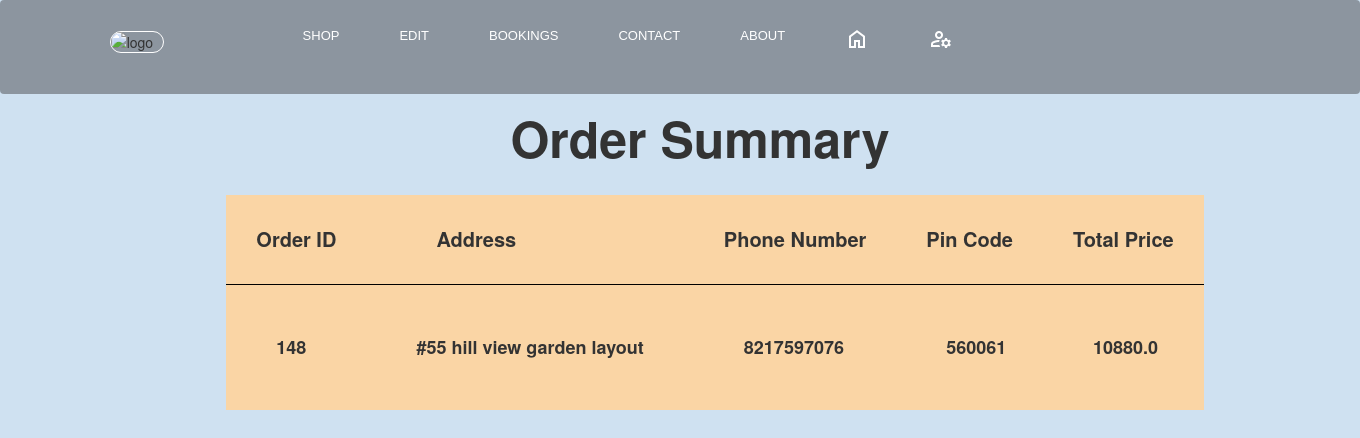
Page /ordersummary (signed in) on the committed database.
### myapp/models.py (models this page shows)
class orders(models.Model):
    orderid = models.AutoField(primary_key=True)
    username = models.CharField(max_length=50)
    address = models.CharField(max_length=50)
    primary_phone_no = models.CharField(max_length=50)
    secondary_phone_no = models.CharField(max_length=50)
    pincode = models.CharField(max_length=50)
    total_price = models.CharField(max_length=50)

### myapp/views.py (the view)
# urls.py: path('ordersummary',views.orderSummary,name="Order Summary"),
def orderSummary(request):
    context = {}
    user = request.user.username
    orders_info = orders.objects.filter(username=user)
    context['data'] = orders_info
    return render(request, "myapp/order_summery.html", context)

### myapp/templates/myapp/order_summery.html (shortened to what this page needs)
<!DOCTYPE html>
<html lang="en">
<head>
        <link rel="stylesheet" href="https://maxcdn.bootstrapcdn.com/bootstrap/3.4.1/css/bootstrap.min.css">
        {% load static%}
        <link rel="stylesheet" href="{%static 'myorders.css'%}">
    </head>
    <body>
        <nav class="navbar">
            <ul class="nav-list">
                <div class="logo"><img src="{% static 'logo.jpg' %}" alt="logo"></div>
                <li><a href="">SHOP</a></li>
                <li><a href="/edit">EDIT</a></li>
                <li><a href="/booking">BOOKINGS</a></li>
                <li><a href='/contact'>CONTACT</a></li>
                <li><a href="/aboutus">ABOUT</a></li>
                <li><a href="/home"><span class="material-symbols-outlined">
                    </span>
                </a></li>
                <li><a href="/profile"><span class="material-symbols-outlined">
                    </span></a></li>
            </ul>
        </nav>
        <section class = "bk">
                <div>
                <center><h2 style="font-size:50px;font-weight:bold;padding:20px">Order Summary</h2></center>
                <center>
                <table class="tb">
                        <thead>
                            <tr>
                                <th>Order ID</th>
                                <th style="padding-left:70px">Address</th>
                                <th>Phone Number</th>
                                <th>Pin Code</th>
                                <th>Total Price</th>
                            </tr>
                        </thead>
                        <tbody>
                            {% for order in data %}
                            <tr>
                                <td>{{order.orderid}}</td>
                                <td  style="max-width:400px;">{{order.address}}</td>
                                <td>{{order.primary_phone_no}}</td>
                                <td>{{order.pincode}}</td>
                                <td>{{order.total_price}}</td>
                            </tr>
                            {% endfor %}
                        </tbody>
                    </table>
                </center>
            </div>
        </section
    </body>
</html>

### myapp/static/myorders.css (style rules this page uses)
* { margin:0; padding:0; }
body { background-color:rgba(53, 130, 197, 0.234); }
.logo { width:20%; display:flex; justify-content:center; align-items:center; }
.logo img { width: 20%; border: 1px solid white; border-radius: 40px; }
.navbar { display:flex; background: none; position: sticky; top: 0; cursor: pointer; background:rgba(39, 37, 37, 0.4); }
.nav-list { width:100%; display:flex; float: right; background: transparent; }
.nav-list li { list-style:none; padding: 26px 30px; }
.nav-list li a { text-decoration:none; color:white; font-family: Arial, Helvetica, sans-serif; float: right; font-size: 13px; }
.bk { width:1300px; height: auto; position: absolute; top:70px; left:50px; background-size: cover; }
th { padding:30px; border-bottom: 1px black solid; font-size: 20px; font-size: bold; background-color: transparent; }
td { padding: 50px; font-size: 18px; font-weight: bold; max-width: 120px; height: auto; }
.tb { margin-left:30px; padding-right: 50px; background-color: rgba(252, 213, 162, 0.948); }

### rows in the picture
orders: orderid "148", address "#55 hill view garden layout", primary_phone_no "8217597076", pincode "560061", total_price "10880.0"
